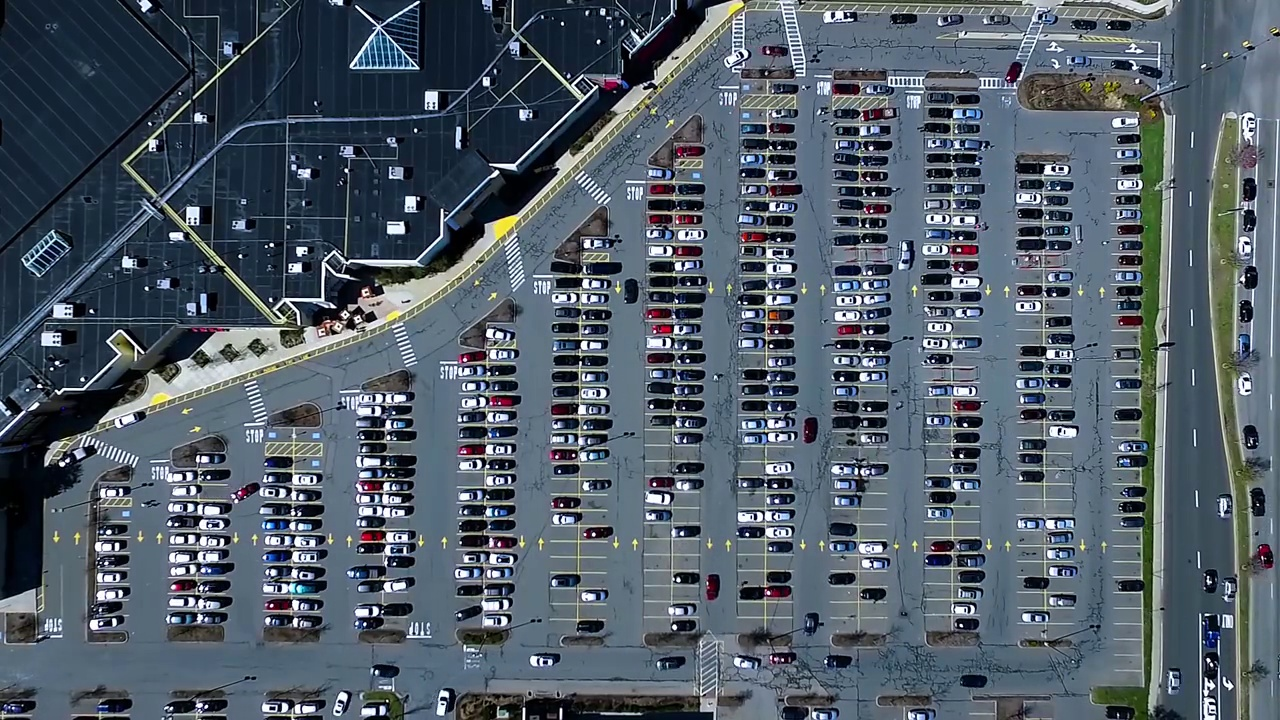
#> input picture data/test_images/scene1380.jpg, 1280 x 720 px; its folder holds only this picture in this run
$ jupyter execute park_test.ipynb
#> lines starting #> are read from the running program, lines starting #| are printed output that depends on the picture; after the words box and inside, x2 and y2 are one past the last pixel; in counts of white or black regions, pixels touching at a corner belong together
[cell 1]
import numpy as np
import cv2
import matplotlib.pyplot as plt
import os, glob

[cell 2]
def show_images(images, cmap=None):
        cols = 2
        rows = (len(images)+1)//cols

        plt.figure(figsize=(15, 12))
        for i, image in enumerate(images):
            plt.subplot(rows, cols, i+1)
            cmap = 'gray' if len(image.shape)==2 else cmap
            plt.imshow(image, cmap=cmap)
            plt.xticks([])
            plt.yticks([])
        plt.tight_layout(pad=0, h_pad=0, w_pad=0)
        plt.show()

### Image for testing

[cell 3]
path = 'data/test_images/*.jpg'

test_images = [plt.imread(path) for path in glob.glob(path)]
#> test_images = 1 item

show_images(test_images)
#> in show_images, `rows = (len(images)+1)//cols`: rows = 1
#> the loop in show_images, `for i, image in enumerate(images):` made 1 pass

### Only keep the "yellow" line part and filter out another colors.

[cell 4]
# image is expected be in RGB color space# image
def select_rgb_white_yellow(image):
    # white color mask
    lower = np.uint8([120, 120, 120])
    upper = np.uint8([255, 255, 255])
    white_mask = cv2.inRange(image, lower, upper)
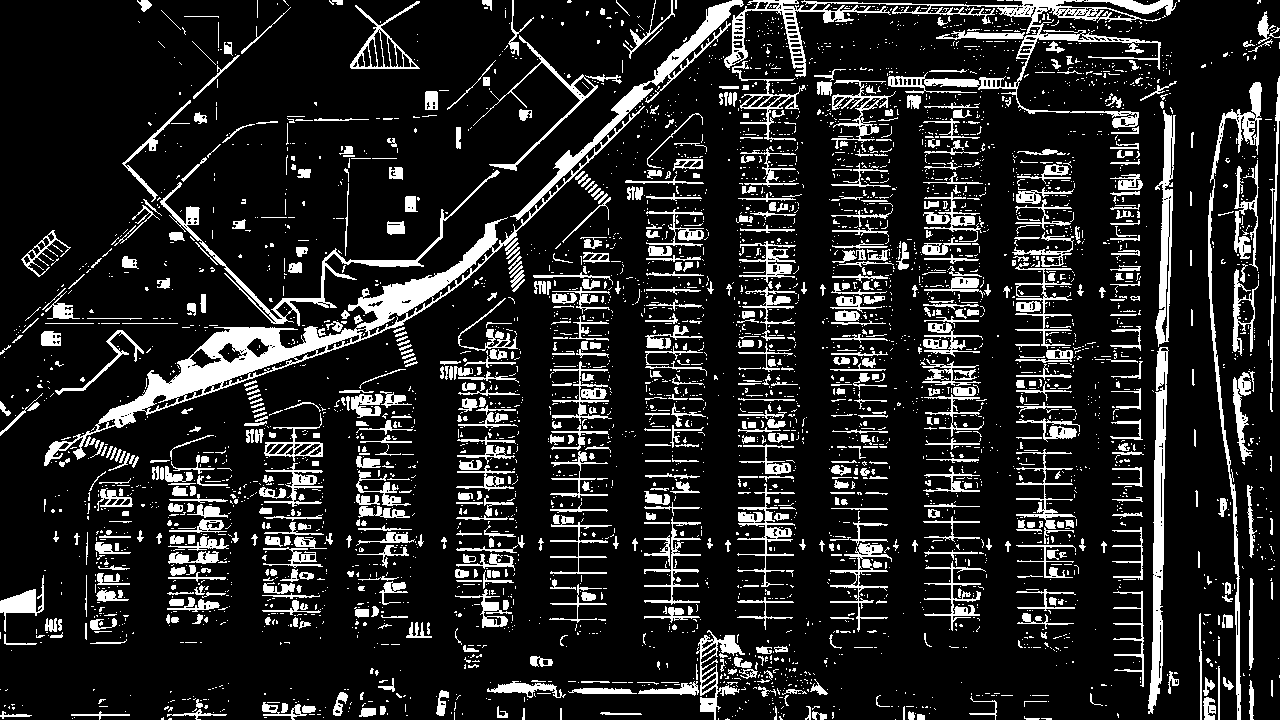
#> white_mask: shape (720, 1280); 14.7% white; 4333 white regions (3525 under 20 px), largest, box (x1, y1, x2, y2) and area: (44, 0, 744, 466) 14951, (724, 0, 1177, 128) 7070, (1148, 347, 1169, 714) 3422
#> image is the input picture: shape (720, 1280, 3); mean R, G, B 81.2, 92.8, 104
    # yellow color mask
    lower = np.uint8([190, 190,   0])
    upper = np.uint8([255, 255, 255])
    yellow_mask = cv2.inRange(image, lower, upper)
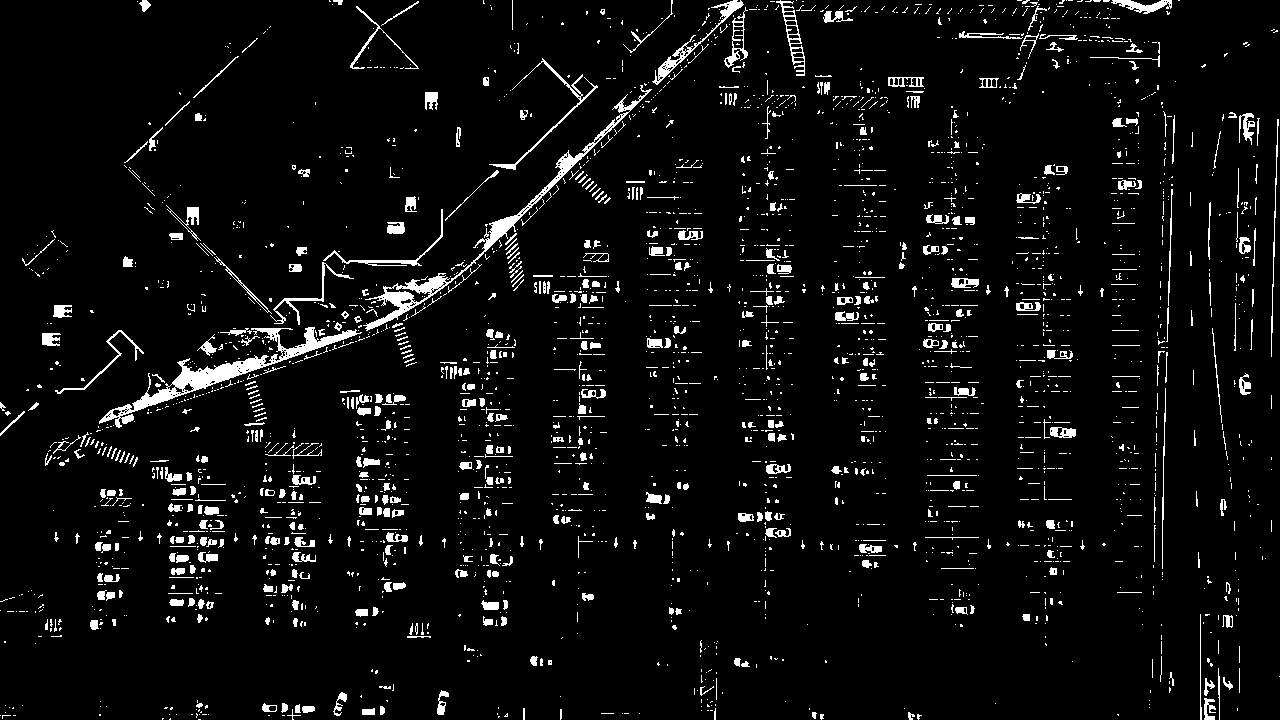
#> yellow_mask: shape (720, 1280); 5.3% white; 2976 white regions (2434 under 20 px), largest, box (x1, y1, x2, y2) and area: (99, 327, 362, 428) 3449, (363, 85, 652, 331) 2960, (652, 0, 744, 85) 760
    # combine the mask
    mask = cv2.bitwise_or(white_mask, yellow_mask)
#> mask: shape (720, 1280); 14.8% white; 4333 white regions (3525 under 20 px), largest, box (x1, y1, x2, y2) and area: (44, 0, 744, 466) 15377, (724, 0, 1177, 128) 7070, (1148, 347, 1169, 714) 3422
    masked = cv2.bitwise_and(image, image, mask = mask)
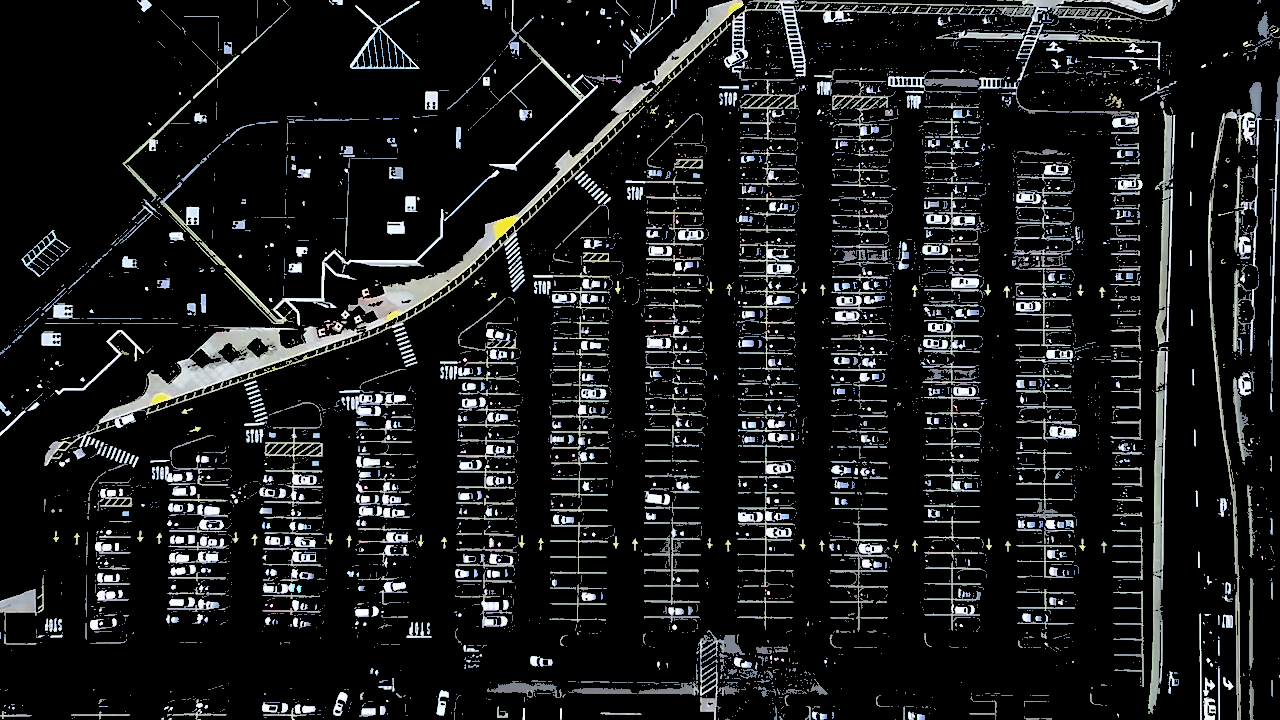
#> masked: shape (720, 1280, 3); mean R, G, B 26.1, 27.3, 28.1
    return masked

white_yellow_images = list(map(select_rgb_white_yellow, test_images))
#> white_yellow_images = 1 item
show_images(white_yellow_images)
#> the loop in show_images (call 2), `for i, image in enumerate(images):` made 1 pass
